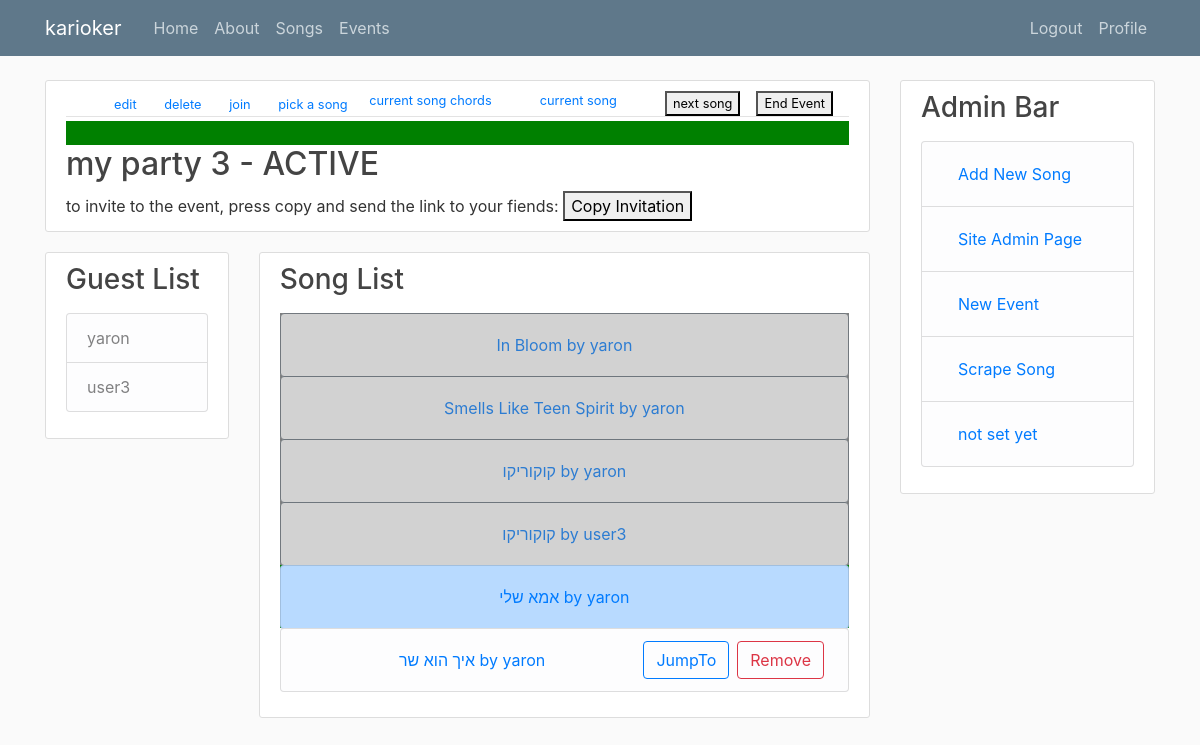
/event/5/ (signed in), run on the app's committed database.
### event/models.py (models this page shows, shortened)
class Event(models.Model):
    name = models.CharField(max_length=100)
    orgenizer = models.ForeignKey(User, on_delete=models.CASCADE)
    current_song = models.IntegerField(default=-1, blank=True)
    event_status = models.TextField(default=EventStatus.BEFORE, choices=EventStatus.choices)
    def get_invite_token(self, expires_sec=86400):
        s = Serializer('hf39h4nf3948fn93u8fn39hnvrh30h', expires_sec)
        return s.dumps({'event_id': self.id}).decode('utf-8')
    def __str__(self):
        return self.name

class EventGuests(models.Model):
    event = models.ForeignKey(Event, on_delete=models.CASCADE)
    guest = models.ForeignKey(User, on_delete=models.CASCADE)

class EventSongs(models.Model):
    event = models.ForeignKey(Event, on_delete=models.CASCADE)
    singer = models.ForeignKey(EventGuests, on_delete=models.CASCADE)
    song = models.ForeignKey(Songs, on_delete=models.CASCADE)
    status = models.TextField(default=EventSongStatus.LISTED, choices=EventStatus.choices)

### karioker/models.py (models this page shows, shortened)
class Songs(models.Model):
    name = models.CharField(max_length=100)
    performer = models.ForeignKey(Performers, on_delete=models.CASCADE)
    songwriter = models.ForeignKey(SongWriters, on_delete=models.CASCADE)
    composer = models.ForeignKey(Composers, on_delete=models.CASCADE)
    lyrics_url = models.CharField(max_length=400)
    chords_url = models.CharField(max_length=400)
    lyrics = models.TextField()
    chords = models.TextField()
    language = models.CharField(max_length=400)
    alignment = models.CharField(max_length=400)
    def __str__(self):
        return self.name

### event/views.py (the view)
# urls.py: path('<int:pk>/', event_with_details, name='event-detail'),
@login_required
def event_with_details(request,pk):
    event = Event.objects.get(id=pk)
    event_invitation_token=event.get_invite_token()
    guest_list = EventGuests.objects.filter(event=event.id)
    event_song_list = EventSongs.objects.none()
    event_song_list |= EventSongs.objects.filter(event=event.id).order_by('id')
    context = {'event': event, 'guest_list': guest_list,"event_song_list" :event_song_list, 'event_invitation_token':event_invitation_token}
    return render(request, 'event/event_detailed.html', context)

### event/templates/event/event_detailed.html (shortened to what this page needs)
{% extends "karioker/base.html" %}
{% block content %}
  <article class="media content-section">
    <div class="media-body">
      <div class="article-metadata"  >
        <small class="text-muted">
          {% if user.is_staff %}
            <a class="ml-4", href="{%url 'event-update' event.id %}">  edit </a>
            <a class="ml-4", href="{%url 'event-delete' event.id %}" >  delete </a>
            {% if  event.event_status == 'BEFORE'  or   event.event_status == 'ACTIVE' %}
              <a class="ml-4", href="{%url 'event-join' event.id event_invitation_token%}" >  join </a>
            {% endif  %}
          {% endif  %}
          <a class="ml-4", href="{%url 'karioker-songs' %}?event_id={{event.id}}" >  pick a song </a>
          {%if event.event_status == 'BEFORE' %}
            <a class="mr-5 float-right"", href="{%url 'event-start' event.id %}"  >  Start Event </a>
            <a class="mr-5 float-right"", href="{%url 'event-cancel' event.id %}"  >  cancel Event </a>
          {% elif  event.event_status == 'ACTIVE' %}
            <button class="mr-3 float-right"  onclick="window.location.href='{%url 'event-end' event.id %}'">  End Event  </button>
            <button class="mr-3 float-right"  onclick="window.location.href='{%url 'event-next-song' event.id %}'">  next song  </button>
            <a class="mr-5 float-right"", href="{%url 'event-current-song' event.id %}"  >  current song </a>
            <a class="mr-5 float-right"", href="{%url 'event-current-song-chords' event.id %}"  >  current song chords </a>
          {% elif  event.event_status == 'AFTER' %}
            <button class="mr-3 float-right"  onclick="window.location.href='{%url 'event-start' event.id %}'">  Reopen Event  </button>
            <button class="mr-3 float-right"  onclick="window.location.href='{%url 'event-reset' event.id %}'">  reset Event  </button>
          {% elif  event.event_status == 'CANCELED' %}
            <a class="mr-5 float-right"", href="{%url 'event-reset' event.id %}"  >  reset Event </a>
          {% endif  %}
        </small>
      </div>
      {% if  event.event_status == 'CANCELED' %}
        <div style="background-color:darkred">
      {%elif event.event_status == 'ACTIVE' %}
        <div style="background-color:green">
      {%elif event.event_status == 'AFTER' %}
        <div  style="background-color:gray">
      {% else %}
        <div class="media-body">
      {%endif %}
      </div>
      <h2>{{ event}} - {{event.event_status}}</h2>
      {% if  event.event_status == 'BEFORE'  or   event.event_status == 'ACTIVE' %}
        to invite to the event, press copy and send the link to your fiends:
        <button onclick="copy('Lorem ipsum dolor sit amet\nconsectetur adipiscing elit')">
              Copy Invitation
        </button>
      {% endif  %}
    </div>
  </article>
  <div class="row">
    <div class="col-md-3">
      <div class="content-section">
        <h3>Guest List</h3>
        <p class='text-muted'>
          <ul class="list-group">
            {% for guest in guest_list %}
              <li class="list-group-item list-group-item-light">
                {{ guest.guest }}
              </li>
            {% endfor %}
          </ul>
        </p>
      </div>
    </div>
    <div class="col-md-9">
      <div class="content-section">
        <h3>Song List</h3>
        <p class='text-muted'>
          <ul class="list-group">
            {% for song in event_song_list %}
              {%if song.status == 'CURRENT' %}
                <div  style="background-color:green">
                  {%elif song.status == 'LISTED' %}
                <div  style="background-color:white">
                  {%elif song.status == 'SANG' %}
                <div  style="background-color:gray">
              {%else%}
                <div style="background-color:white" >
              {% endif %}
              {%  if song.status == 'SANG' %}
                <li class="btn btn-secondary list-group-item disabled">
                  <a class="btn  " align="" href="{% url 'song-detail' song.song.id %}"> {{ song.song }} by {{ song.singer.guest}} </a>
              {%  elif  song.status == 'LISTED'  %}
                <li class="btn btn-outline-dark list-group-item list-group-item-light">
                    <a class="btn  " align="" href="{% url 'song-detail' song.song.id %}"> {{ song.song }} by {{ song.singer.guest}} </a>
                  {%  if song.singer.guest.id == user.id or user.is_staff %}
                  <a class="btn btn-outline-danger mr-1 float-right" href="{% url 'event-delete-song' song.id %}  ">Remove </a>
                  <a class="btn btn-outline-primary mr-2 float-right" href="{% url 'event-jump-to-song' event.id song.id %}  ">JumpTo </a>
                  {% endif%}
              {%else%}
                <li class="btn btn-outline-dark list-group-item list-group-item-primary">
                  <a class="btn  " align="" href="{% url 'song-detail' song.song.id %}"> {{ song.song }} by {{ song.singer.guest}} </a>
                {% endif %}
              </li>
            <div>
            {% endfor %}
          </ul>
        </p>
      </div>
    </div>
</div>
{% endblock content %}

### karioker/static/karioker/main.css (style rules this page uses)
body { background: #fafafa; color: #333333; margin-top: 5rem; }
h1, h2, h3, h4, h5, h6 { color: #444444; }
ul { margin: 0; }
.content-section { background: #ffffff; padding: 10px 20px; border: 1px solid #dddddd; border-radius: 3px; margin-bottom: 20px; }
.article-metadata { padding-bottom: 1px; margin-bottom: 4px; border-bottom: 1px solid #e3e3e3 }

### data on the page
Event: name "my party 3", event_status "ACTIVE"
EventGuests: guest "yaron"
EventGuests: guest "user3"
EventSongs: song "In Bloom", singer.guest "yaron"
EventSongs: song "Smells Like Teen Spirit", singer.guest "yaron"
EventSongs: song "קוקוריקו", singer.guest "yaron"
EventSongs: song "קוקוריקו", singer.guest "user3"
EventSongs: song "אמא שלי", singer.guest "yaron"
EventSongs: song "איך הוא שר", singer.guest "yaron", shows "Remove"
